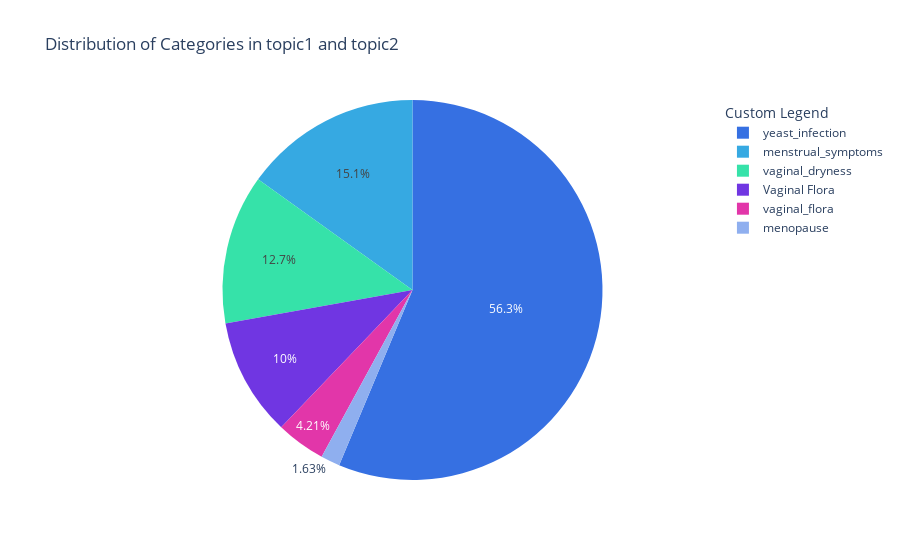

The notebook cell this image was saved under:
### Code cell
# Combine the data from topic1 and topic2
combined_data = pd.concat([df['topic_1'], df['topic_2']])

# Calculate the value counts of each category
category_counts = combined_data.value_counts()

# Calculate the percentages
category_percentages = category_counts / category_counts.sum() * 100

# Create a DataFrame with category labels and percentages
data = pd.DataFrame({'Category': category_percentages.index, 'Percentage': category_percentages})

# Create a pie chart using Plotly Express
fig = px.pie(data, values='Percentage', names='Category',
            title='Distribution of Categories in topic1 and topic2',
            color_discrete_sequence=PERMEA_COLOR_WHEEL_5_STATISTICS)

# Update the legend title
fig.update_layout(legend_title_text='Custom Legend')

# Show plot
fig.show()

### Figure 1 — Plotly figure (JSON) as saved in the notebook; plotly's stock layout.template omitted (floating-point values rounded to 4 significant figures)
{"data": [{"domain": {"x": [0, 1], "y": [0, 1]}, "hovertemplate": "Category=%{label}<br>Percentage=%{value}<extra></extra>", "labels": ["yeast_infection", "menstrual_symptoms", "vaginal_dryness", "Vaginal Flora", "vaginal_flora", "menopause"], "legendgroup": "", "name": "", "showlegend": true, "type": "pie", "values": [56.31, 15.11, 12.72, 10.04, 4.207, 1.625]}], "layout": {"legend": {"title": {"text": "Custom Legend"}, "tracegroupgap": 0}, "piecolorway": ["rgb(54, 112, 226)", "rgb(54, 169, 226)", "rgb(54, 226, 169)", "rgb(112, 54, 226)", "rgb(226, 54, 169)"], "title": {"text": "Distribution of Categories in topic1 and topic2"}}}
